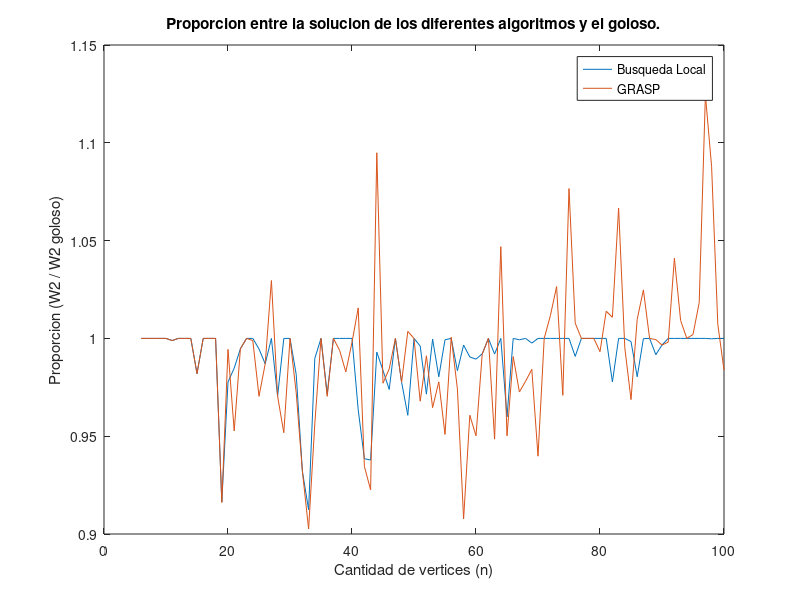

This chart was generated by the following MATLAB code:
function graficar_todos_calidad()

    datos = [6 1.0000 1.0000
7 1.0000 1.0000
8 1.0000 1.0000
9 1.0000 1.0000
10 1.0000 1.0000
11 0.9989 0.9989
12 1.0000 1.0000
13 1.0000 1.0000
14 1.0000 1.0000
15 0.9820 0.9820
16 1.0000 1.0000
17 1.0000 1.0000
18 1.0000 1.0000
19 0.9165 0.9161
20 0.9777 0.9944
21 0.9848 0.9527
22 0.9947 0.9947
23 1.0000 1.0000
24 1.0000 0.9989
25 0.9946 0.9704
26 0.9870 0.9870
27 1.0000 1.0296
28 0.9704 0.9704
29 1.0000 0.9518
30 1.0000 1.0000
31 0.9816 0.9722
32 0.9320 0.9320
33 0.9124 0.9026
34 0.9898 0.9563
35 1.0000 1.0000
36 0.9716 0.9704
37 1.0000 1.0000
38 1.0000 0.9939
39 1.0000 0.9829
40 1.0000 0.9980
41 0.9635 1.0156
42 0.9385 0.9345
43 0.9378 0.9226
44 0.9930 1.0949
45 0.9836 0.9771
46 0.9739 0.9844
47 1.0000 1.0000
48 0.9776 0.9776
49 0.9607 1.0036
50 1.0000 1.0000
51 0.9961 0.9679
52 0.9715 0.9911
53 0.9996 0.9646
54 0.9804 0.9778
55 0.9993 0.9509
56 1.0000 1.0006
57 0.9835 0.9742
58 0.9966 0.9077
59 0.9905 0.9607
60 0.9894 0.9502
61 0.9921 0.9919
62 1.0000 1.0000
63 0.9920 0.9485
64 1.0000 1.0469
65 0.9599 0.9502
66 1.0000 0.9907
67 0.9993 0.9726
68 1.0000 0.9781
69 0.9976 0.9842
70 1.0000 0.9398
71 1.0000 1.0000
72 1.0000 1.0117
73 1.0000 1.0265
74 1.0000 0.9709
75 1.0000 1.0766
76 0.9908 1.0078
77 1.0000 1.0000
78 1.0000 1.0000
79 1.0000 1.0000
80 1.0000 0.9932
81 1.0000 1.0139
82 0.9777 1.0108
83 1.0000 1.0666
84 1.0000 0.9952
85 0.9984 0.9687
86 0.9804 1.0098
87 0.9999 1.0248
88 1.0000 1.0000
89 0.9917 0.9994
90 0.9966 0.9966
91 1.0000 0.9981
92 1.0000 1.0410
93 1.0000 1.0092
94 1.0000 1.0000
95 1.0000 1.0020
96 1.0000 1.0183
97 1.0000 1.1245
98 0.9998 1.0878
99 1.0000 1.0072
100 1.0000 0.9838
];

  close all;
    
  figure;
  plot(datos(:,1), [datos(:,2),datos(:,3)]);
  hold on;
  title('Proporcion entre la solucion de los diferentes algoritmos y el goloso.');
  %axis([0,100,0,110]);
  hleg = legend({'Busqueda Local','GRASP'});
  %set(hleg, 'Position', [0.2 0.55 0.2 0.2]);
  xlabel('Cantidad de vertices (n)');
  ylabel('Proporcion (W2 / W2 goloso)');
  saveas(gca, ['../graficos/todos_calidad.eps'],'epsc');
 
 
  
end